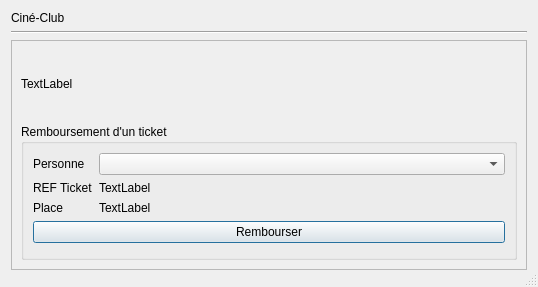
<?xml version="1.0" encoding="UTF-8"?>
<ui version="4.0">
 <class>rembourser_billet_dialog</class>
 <widget class="QDialog" name="rembourser_billet_dialog">
  <property name="windowModality">
   <enum>Qt::WindowModal</enum>
  </property>
  <property name="geometry">
   <rect>
    <x>0</x>
    <y>0</y>
    <width>538</width>
    <height>287</height>
   </rect>
  </property>
  <property name="windowTitle">
   <string>Rembourser un ticket</string>
  </property>
  <property name="styleSheet">
   <string notr="true"/>
  </property>
  <property name="sizeGripEnabled">
   <bool>true</bool>
  </property>
  <property name="modal">
   <bool>true</bool>
  </property>
  <layout class="QVBoxLayout" name="verticalLayout">
   <item>
    <widget class="QLabel" name="titre">
     <property name="sizePolicy">
      <sizepolicy hsizetype="Expanding" vsizetype="Minimum">
       <horstretch>0</horstretch>
       <verstretch>0</verstretch>
      </sizepolicy>
     </property>
     <property name="text">
      <string>Ciné-Club</string>
     </property>
    </widget>
   </item>
   <item>
    <widget class="Line" name="line">
     <property name="sizePolicy">
      <sizepolicy hsizetype="Expanding" vsizetype="Fixed">
       <horstretch>0</horstretch>
       <verstretch>0</verstretch>
      </sizepolicy>
     </property>
     <property name="frameShadow">
      <enum>QFrame::Sunken</enum>
     </property>
     <property name="orientation">
      <enum>Qt::Horizontal</enum>
     </property>
    </widget>
   </item>
   <item>
    <widget class="QScrollArea" name="scrollArea">
     <property name="widgetResizable">
      <bool>true</bool>
     </property>
     <widget class="QWidget" name="scrollAreaWidgetContents">
      <property name="geometry">
       <rect>
        <x>0</x>
        <y>0</y>
        <width>518</width>
        <height>233</height>
       </rect>
      </property>
      <layout class="QGridLayout" name="_2">
       <item row="0" column="0">
        <layout class="QGridLayout" name="_3" rowstretch="0,1,2">
         <item row="0" column="0" rowspan="2" colspan="2">
          <widget class="QLabel" name="evenement_nom_value">
           <property name="styleSheet">
            <string notr="true">font: 14pt &quot;Arial&quot;;</string>
           </property>
           <property name="text">
            <string>TextLabel</string>
           </property>
          </widget>
         </item>
         <item row="2" column="0" colspan="2">
          <widget class="QGroupBox" name="vendre_reserver_groupbox">
           <property name="title">
            <string>Remboursement d'un ticket</string>
           </property>
           <layout class="QFormLayout" name="formLayout">
            <item row="0" column="0">
             <widget class="QLabel" name="label">
              <property name="text">
               <string>Personne</string>
              </property>
             </widget>
            </item>
            <item row="1" column="0">
             <widget class="QLabel" name="label_4">
              <property name="text">
               <string>REF Ticket</string>
              </property>
             </widget>
            </item>
            <item row="3" column="0" colspan="2">
             <widget class="QPushButton" name="rembourser_btn">
              <property name="text">
               <string>Rembourser</string>
              </property>
             </widget>
            </item>
            <item row="0" column="1">
             <widget class="QComboBox" name="personne_combobox"/>
            </item>
            <item row="2" column="0">
             <widget class="QLabel" name="label_2">
              <property name="text">
               <string>Place</string>
              </property>
             </widget>
            </item>
            <item row="2" column="1">
             <widget class="QLabel" name="place_value">
              <property name="text">
               <string>TextLabel</string>
              </property>
             </widget>
            </item>
            <item row="1" column="1">
             <widget class="QLabel" name="ref_ticket_value">
              <property name="text">
               <string>TextLabel</string>
              </property>
             </widget>
            </item>
           </layout>
          </widget>
         </item>
        </layout>
       </item>
      </layout>
     </widget>
    </widget>
   </item>
   <item>
    <widget class="QDialogButtonBox" name="buttonBox"/>
   </item>
  </layout>
 </widget>
 <tabstops>
  <tabstop>scrollArea</tabstop>
 </tabstops>
 <resources/>
 <connections>
  <connection>
   <sender>buttonBox</sender>
   <signal>accepted()</signal>
   <receiver>rembourser_billet_dialog</receiver>
   <slot>accept()</slot>
   <hints>
    <hint type="sourcelabel">
     <x>275</x>
     <y>374</y>
    </hint>
    <hint type="destinationlabel">
     <x>157</x>
     <y>274</y>
    </hint>
   </hints>
  </connection>
  <connection>
   <sender>buttonBox</sender>
   <signal>rejected()</signal>
   <receiver>rembourser_billet_dialog</receiver>
   <slot>reject()</slot>
   <hints>
    <hint type="sourcelabel">
     <x>343</x>
     <y>374</y>
    </hint>
    <hint type="destinationlabel">
     <x>286</x>
     <y>274</y>
    </hint>
   </hints>
  </connection>
 </connections>
</ui>
